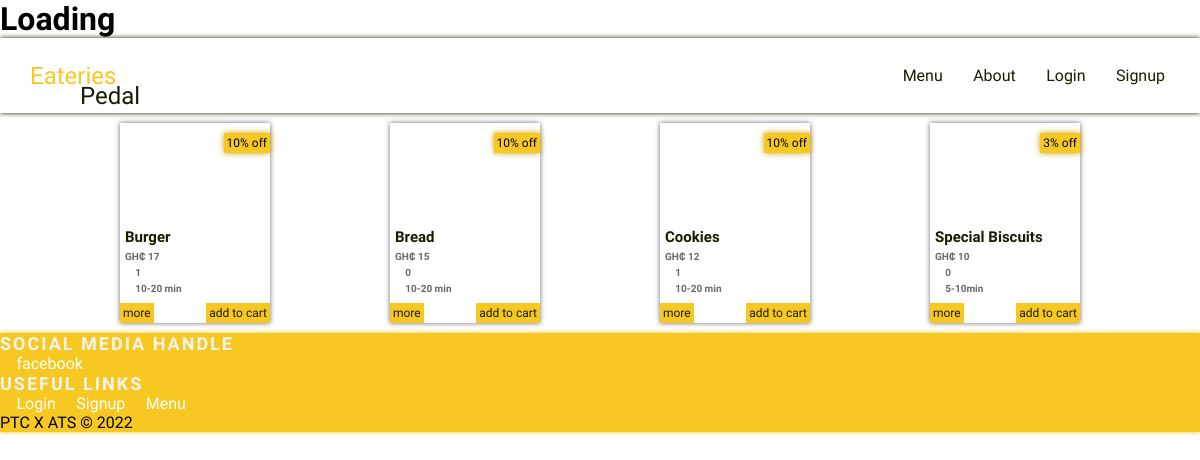
/food-search, run on an earlier commit of the app's database.
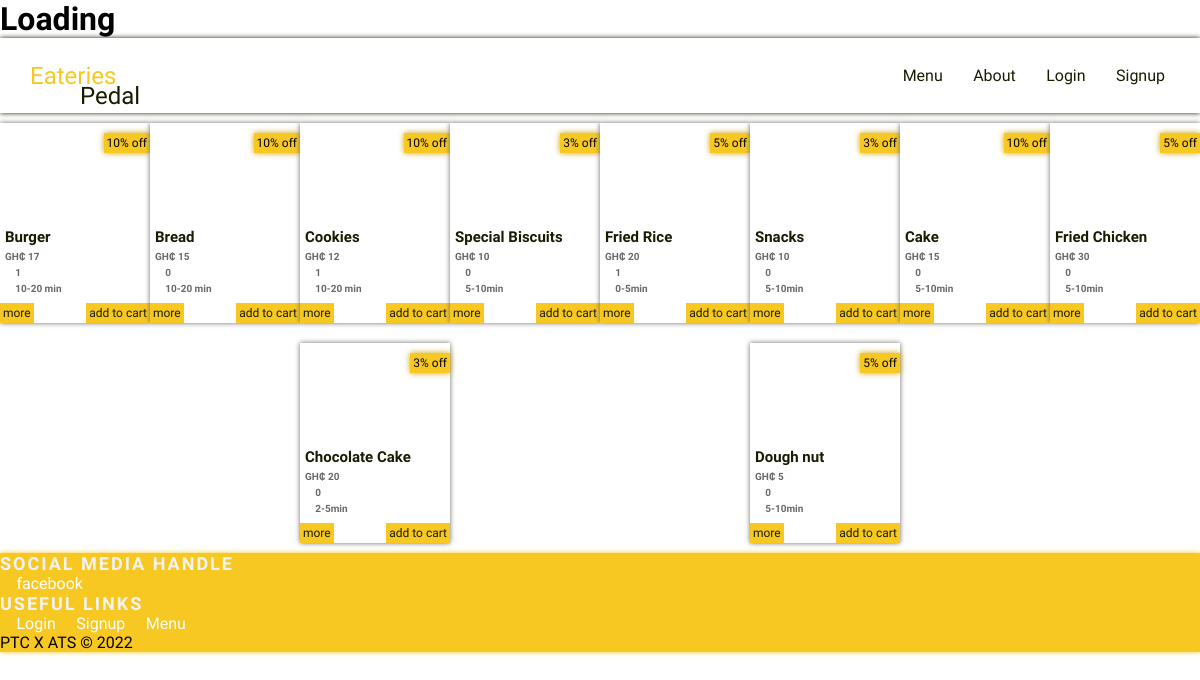
And on a later commit of the database.
### vendor/models.py (models this page shows, shortened)
class Food(models.Model):
    vendor = models.ForeignKey(VendorAcount, on_delete=models.CASCADE)
    name = models.CharField(max_length=255)
    photo = models.ImageField(upload_to='food-img/')
    price = models.IntegerField()
    offer = models.CharField(max_length=255, null=True, blank=True)
    ratings = models.IntegerField(default=0)
    delivery_time = models.CharField(max_length=50, null=True, blank=True)
    description = models.CharField(max_length=1024)
    food_url = models.CharField(max_length=255, null=True, blank=True)
    time_stamp = models.DateTimeField(auto_now=True, null=True, blank=True)

### home/views.py (the view)
# urls.py: path('food-search', foodSearchView, name='foodSearch'),
def foodSearchView(request):
    qs = Food.objects.all()
    q = request.GET.get('q')
    if q:
        qs = qs.filter(
            Q(name__icontains=q) |
            Q(price__icontains=q)
        ).distinct()
    context = {
        'title': f"'{q}' search results",
        'results': qs,
        'q':q,
    }
    return render(request, 'search_results.html', context)

### templates/search_results.html (shortened to what this page needs)
{% extends 'base.html' %}
{% load static %}
{% block content %}
        {% if results %}
        <div class="flex-wrap">
        {% for food in results %}
         <div class="card-150 mb-10">
            <div class="card-150-img-container">
            </div>
            <div class="card150-offer">{{food.offer}}</div>
            <div class="card150-content">
                <h1 class="card150-title">{{food.name}} </h1>
                <h1 class="card150-price">GH₵ {{food.price}} </h1>
                <h1 class="card150-rating"> <i class="fa fa-star text-pr"></i> {{food.ratings}} </h1>
                <h1 class="card150-time"><i class="fa fa-clock text-pr"></i> {{food.delivery_time}}</h1>
             </div>
            <a href="{% url 'home:food' food.food_url %}" class="card150-btn-lb">more</a>
            <a href="cart.html" class="card150-btn-rb">add to cart</a>
        </div>
        {% endfor %}
         </div>
        {% else %}
        <h1 class="h1-pr uppercase mb-40 text-center">No search resust for '{{q}}'</h1>
         {% endif %}
{% endblock %}

What changed in the data, as far as the page shows it:
added Food: offer "5% off", name "Fried Rice", price "20", ratings "1", delivery_time "0-5min"
added Food: offer "3% off", name "Snacks", price "10", ratings "0", delivery_time "5-10min"
added Food: offer "10% off", name "Cake", price "15", ratings "0", delivery_time "5-10min"
added Food: offer "5% off", name "Fried Chicken", price "30", ratings "0", delivery_time "5-10min"
added Food: offer "3% off", name "Chocolate Cake", price "20", ratings "0", delivery_time "2-5min"
added Food: offer "5% off", name "Dough nut", price "5", ratings "0", delivery_time "5-10min"
